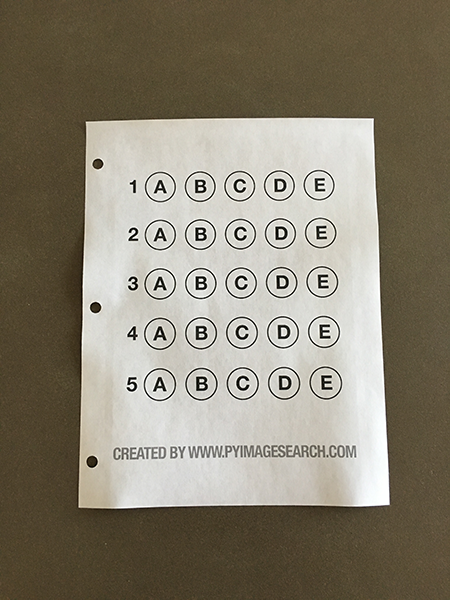
#> input picture projects/openCV/answer-sheet-grader/images/example_test.png, 450 x 600 px
$ python -i helpers.py   (imports and definitions only)
#> lines starting #> are read from the running program, lines starting #| are printed output that depends on the picture; after the words box and inside, x2 and y2 are one past the last pixel; in counts of white or black regions, pixels touching at a corner belong together
#> further down, picture is the input picture: shape (600, 450, 3); mean B, G, R 112.8, 129, 136.3
# helpers.py
import argparse
import os
import cv2
import imutils
import numpy as np
from skimage.filters import threshold_local
from imutils.perspective import four_point_transform
from imutils import contours  # for sorting contours


# [90 lines left out: functions validate_args, write_to_disk, not called in this run]


def detect_edges(image):
    # get image dimensions
    OLD_HEIGHT, OLD_WIDTH, _ = image.shape
#> OLD_HEIGHT = 600; OLD_WIDTH = 450
    NEW_HEIGHT = 500
    # get the ratio of the original image height and the new height
    ratio = OLD_HEIGHT / NEW_HEIGHT
#> ratio = 1.2

    # resize image for processing purposes
    image = imutils.resize(image, height=NEW_HEIGHT)
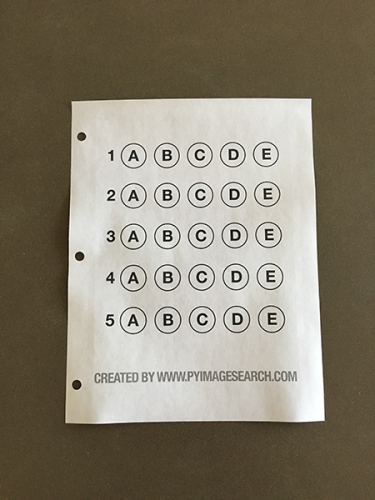
#> image: shape (500, 375, 3); mean of channels 0, 1, 2 112.8, 129, 136.3; drawn as B, G, R

    # convert img to grayscale
    gray = cv2.cvtColor(image, cv2.COLOR_BGR2GRAY)
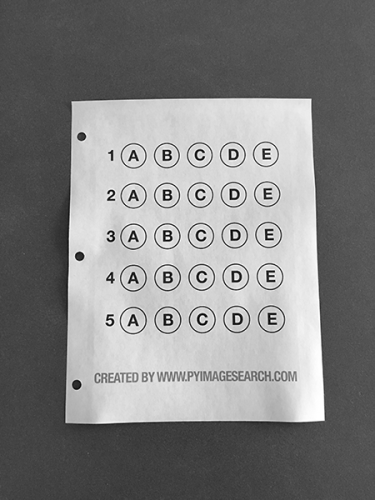
#> gray: shape (500, 375); min 3, max 255, mean 129.4
    # blurr gray img
    gray = cv2.GaussianBlur(gray, (3, 3), 0)
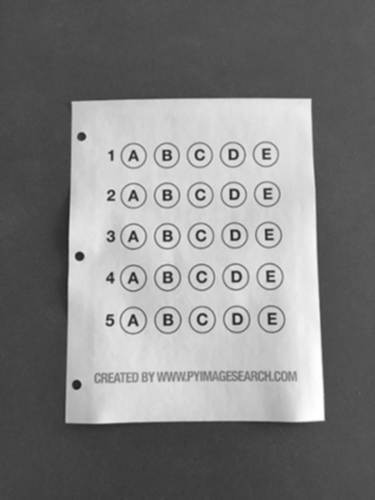
#> gray: shape (500, 375); min 31, max 255, mean 129.4
    # apply Canny edge detector
    edged = cv2.Canny(gray, 75, 200)
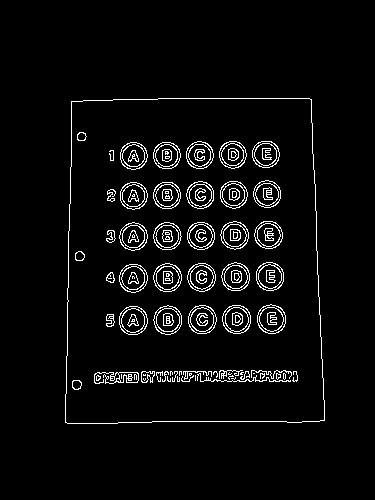
#> edged: shape (500, 375); 4.3% white in thin lines or dots, all inside (x1, y1, x2, y2) = (65, 98, 325, 424)

    return edged, ratio


# [65 lines left out: functions find_contours, apply_perspective_transform, extract_answer_contours, not called in this run]

>>> import cv2
>>> picture = cv2.imread('../images/example_test.png')
>>> result = detect_edges(picture)

$ run again, on projects/openCV/answer-sheet-grader/images/test_01.png
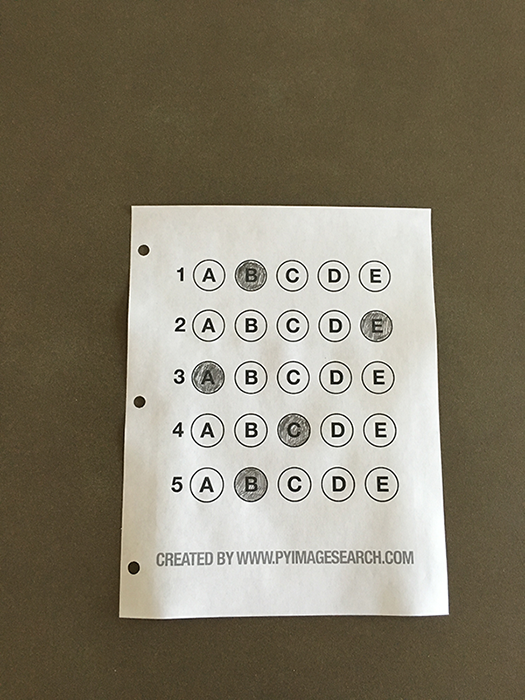
#> input picture projects/openCV/answer-sheet-grader/images/test_01.png, 525 x 700 px
#> picture is the input picture: shape (700, 525, 3); mean B, G, R 104.7, 123.2, 130.7
#> in detect_edges, `gray = cv2.cvtColor(image, cv2.COLOR_BGR2GRAY)`:
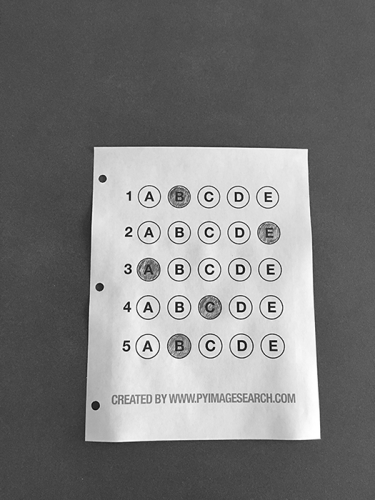
#> gray: shape (500, 375); min 0, max 255, mean 123.4
#> in detect_edges, `edged = cv2.Canny(gray, 75, 200)`:
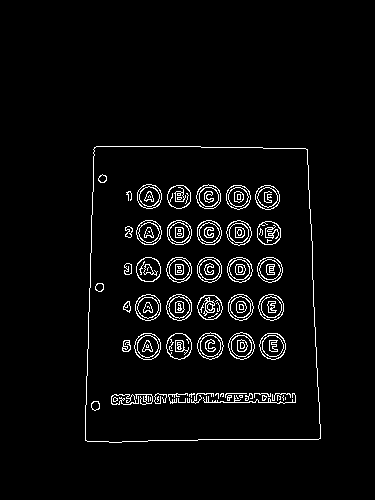
#> edged: shape (500, 375); 3.8% white in thin lines or dots, all inside (x1, y1, x2, y2) = (85, 146, 321, 443)
